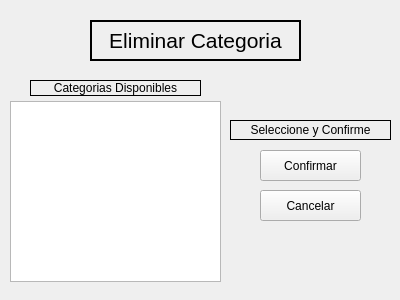
<?xml version="1.0" encoding="UTF-8"?>
<ui version="4.0">
 <class>e_cat</class>
 <widget class="QMainWindow" name="e_cat">
  <property name="geometry">
   <rect>
    <x>0</x>
    <y>0</y>
    <width>400</width>
    <height>300</height>
   </rect>
  </property>
  <property name="minimumSize">
   <size>
    <width>400</width>
    <height>300</height>
   </size>
  </property>
  <property name="maximumSize">
   <size>
    <width>400</width>
    <height>300</height>
   </size>
  </property>
  <property name="windowTitle">
   <string>Eliminar Categoria</string>
  </property>
  <widget class="QWidget" name="centralWidget">
   <widget class="QLabel" name="label">
    <property name="geometry">
     <rect>
      <x>90</x>
      <y>20</y>
      <width>211</width>
      <height>41</height>
     </rect>
    </property>
    <property name="font">
     <font>
      <pointsize>16</pointsize>
     </font>
    </property>
    <property name="frameShape">
     <enum>QFrame::WinPanel</enum>
    </property>
    <property name="text">
     <string>Eliminar Categoria</string>
    </property>
    <property name="alignment">
     <set>Qt::AlignCenter</set>
    </property>
   </widget>
   <widget class="QLabel" name="label_2">
    <property name="geometry">
     <rect>
      <x>30</x>
      <y>80</y>
      <width>171</width>
      <height>16</height>
     </rect>
    </property>
    <property name="frameShape">
     <enum>QFrame::Panel</enum>
    </property>
    <property name="text">
     <string>Categorias Disponibles</string>
    </property>
    <property name="alignment">
     <set>Qt::AlignCenter</set>
    </property>
   </widget>
   <widget class="QLabel" name="label_3">
    <property name="geometry">
     <rect>
      <x>230</x>
      <y>120</y>
      <width>161</width>
      <height>20</height>
     </rect>
    </property>
    <property name="frameShape">
     <enum>QFrame::Panel</enum>
    </property>
    <property name="text">
     <string>Seleccione y Confirme</string>
    </property>
    <property name="alignment">
     <set>Qt::AlignCenter</set>
    </property>
   </widget>
   <widget class="QPushButton" name="brr">
    <property name="geometry">
     <rect>
      <x>260</x>
      <y>150</y>
      <width>101</width>
      <height>31</height>
     </rect>
    </property>
    <property name="text">
     <string>Confirmar</string>
    </property>
   </widget>
   <widget class="QPushButton" name="canc">
    <property name="geometry">
     <rect>
      <x>260</x>
      <y>190</y>
      <width>101</width>
      <height>31</height>
     </rect>
    </property>
    <property name="text">
     <string>Cancelar</string>
    </property>
   </widget>
   <widget class="QTableView" name="tabla">
    <property name="geometry">
     <rect>
      <x>10</x>
      <y>101</y>
      <width>211</width>
      <height>181</height>
     </rect>
    </property>
   </widget>
  </widget>
 </widget>
 <layoutdefault spacing="6" margin="11"/>
 <resources/>
 <connections/>
</ui>
